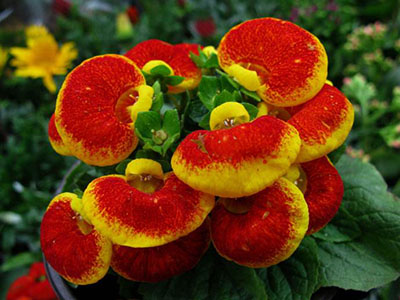
#> input picture 图像美化/flower.jpg, 400 x 300 px
$ jupyter execute '灰度图直方图_源码.ipynb'   (older library calls are emulated)
#> lines starting #> are read from the running program, lines starting #| are printed output that depends on the picture
[cell 1]
import cv2
import numpy as np
import matplotlib.pyplot as plt

img = cv2.imread('flower.jpg', 1)
#> img is the input picture: shape (300, 400, 3); mean B, G, R 19.2, 59.1, 98.7
gray = cv2.cvtColor(img, cv2.COLOR_BGR2GRAY)
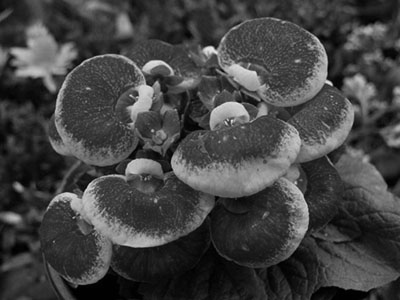
#> gray: shape (300, 400); min 0, max 233, mean 66.4
height = gray.shape[0]
#> height = 300
width = gray.shape[1]
#> width = 400
count = np.zeros(256, np.float)
#开始统计
for i in range(0, height):
    for j in range(0, width):
        index = int(gray[i, j])
        count[index] = count[index] + 1
#> after the loop, count = 256 values, max 1521 at index 55, min 0 at index 229, mean 468.8
#完成统计计算比例
for i in range(0, 256):
    count[i] = count[i] / (height * width)
#> after the loop, count = 256 values, max 0.0127 at index 55, min 0 at index 229, mean 0.00391
x = np.linspace(0, 255, 256)
y = count
#> y has the same summary as count
plt.bar(x, y, 0.9, alpha = 1, color='b')
plt.show()
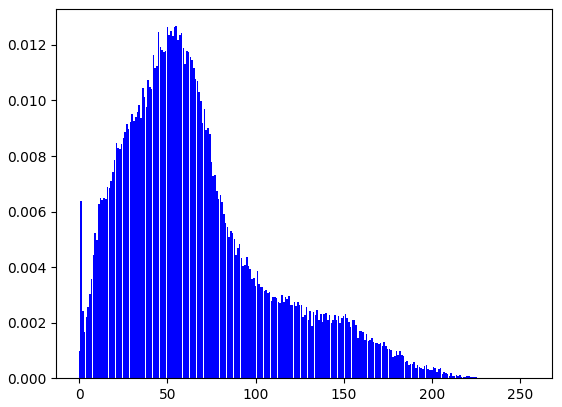
#> figure drawn by matplotlib, 1 panel; tallest bar 0.0127 high, from x = 54.55 to 55.45

$ run again, with 图像美化/image0.JPG copied over 图像美化/flower.jpg
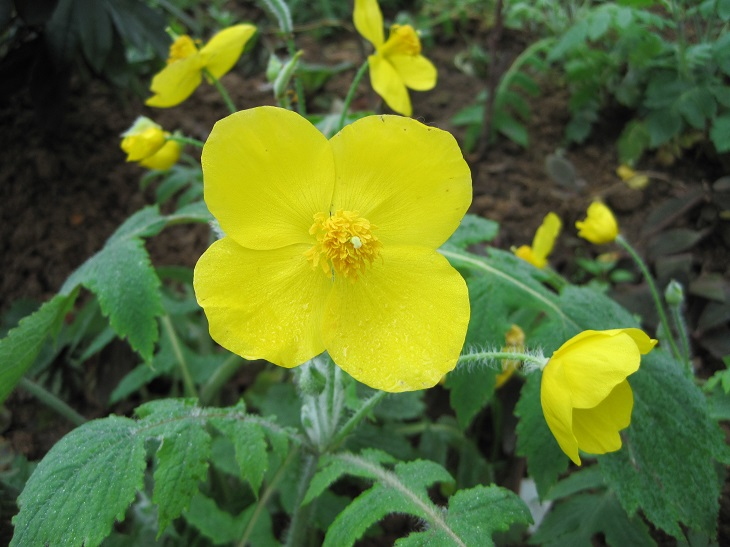
#> input picture 图像美化/image0.JPG, 730 x 547 px
#> img is the input picture: shape (547, 730, 3); mean B, G, R 48.7, 109.6, 90.1
#> `gray = cv2.cvtColor(img, cv2.COLOR_BGR2GRAY)`:
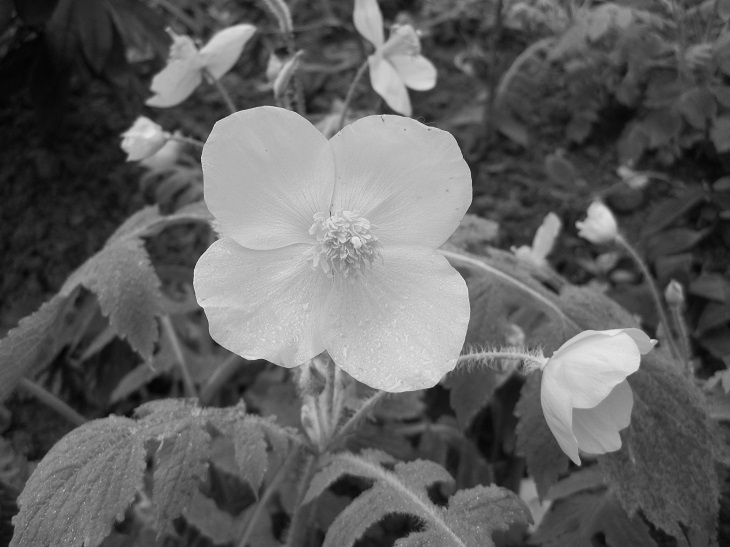
#> gray: shape (547, 730); min 4, max 236, mean 96.8
#> after the loop `for i in range(0, height):`: count = 256 values, max 4024 at index 64, min 0 at index 0, mean 1559.8
#> after the loop `for i in range(0, 256):`: count = 256 values, max 0.0101 at index 64, min 0 at index 0, mean 0.00391
#> y has the same summary as count
#> `plt.show()`:
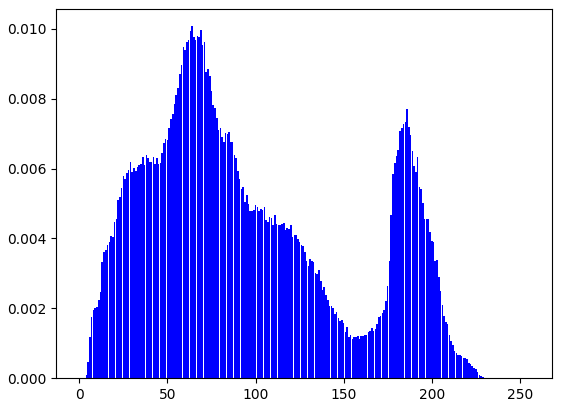
#> figure drawn by matplotlib, 1 panel; tallest bar 0.0101 high, from x = 63.55 to 64.45
